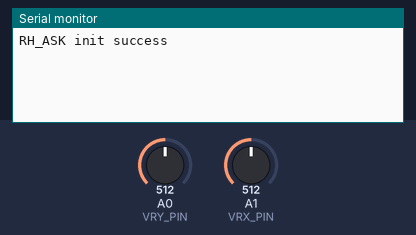
Simulated run of this sketch. Board: Arduino Uno, built with avr-gcc and run on an emulated ATmega328P. Parts: the last lines printed to the serial monitor. The inputs (shaded band) are chosen by the test bench; at power-on: A0 (VRY_PIN) = 512, A1 (VRX_PIN) = 512. No radio packets arrive unless stated.

Above: at 1.2 s.
1.3 s: A0 (VRY_PIN) set to 415
2.8 s: A0 (VRY_PIN) set to 387
At 2.87 s:
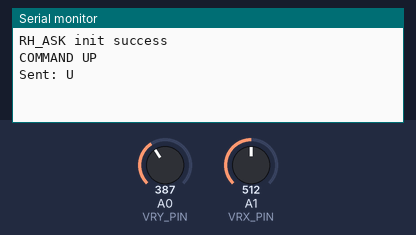
4.3 s: A1 (VRX_PIN) set to 418
At 4.34 s:
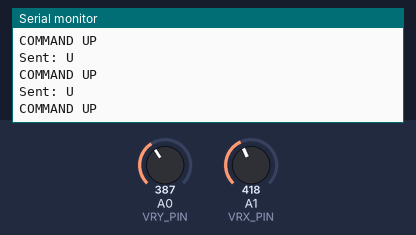
5.8 s: A1 (VRX_PIN) set to 382
At 5.86 s:
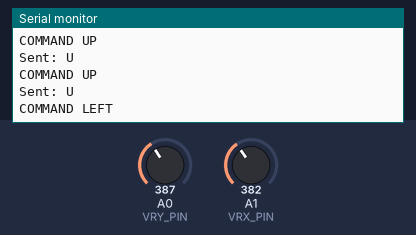

Measured:
- the behaviour switches between 400 and 399 on A0 (VRY_PIN) (found by bisection; images 0 and 1)
- the behaviour switches between 400 and 399 on A1 (VRX_PIN) (found by bisection; images 2 and 3)
- after the input at 2.8 s, the serial monitor: prints a new line at once (image 1)
- after the input at 5.8 s, the serial monitor: prints a new line after 0.05 s (image 3)

The sketch:

joystick_radio.ino
```cpp
#include <RH_ASK.h>
#include <SPI.h> // Required for RH_ASK, even if not used directly

#define VRX_PIN  A1 // Arduino pin connected to VRX pin
#define VRY_PIN  A0 // Arduino pin connected to VRY pin

#define LEFT_THRESHOLD  400
#define RIGHT_THRESHOLD 800
#define UP_THRESHOLD    400
#define DOWN_THRESHOLD  800

#define COMMAND_NO     0x00
#define COMMAND_LEFT   0x01
#define COMMAND_RIGHT  0x02
#define COMMAND_UP     0x04
#define COMMAND_DOWN   0x08

int xValue = 0;
int yValue = 0;
int command = COMMAND_NO;

RH_ASK driver;

void setup() {
  Serial.begin(9600);

  if (!driver.init()) {
    Serial.println("RH_ASK init failed");
  } else {
    Serial.println("RH_ASK init success");
  }
}

void loop() {
  xValue = analogRead(VRX_PIN);
  yValue = analogRead(VRY_PIN);
  command = COMMAND_NO;

  if (xValue < LEFT_THRESHOLD) command |= COMMAND_LEFT;
  else if (xValue > RIGHT_THRESHOLD) command |= COMMAND_RIGHT;

  if (yValue < UP_THRESHOLD) command |= COMMAND_UP;
  else if (yValue > DOWN_THRESHOLD) command |= COMMAND_DOWN;


  // Hardcoded single-direction message
  const char* msg = nullptr;

  if (command & COMMAND_LEFT) {
    msg = "L";
    Serial.println("COMMAND LEFT");
  } else if (command & COMMAND_RIGHT) {
    msg = "R";
    Serial.println("COMMAND RIGHT");
  } else if (command & COMMAND_UP) {
    msg = "U";
    Serial.println("COMMAND UP");
  } else if (command & COMMAND_DOWN) {
    msg = "D";
    Serial.println("COMMAND DOWN");
  }

  if (msg != nullptr) {
    driver.send((uint8_t*)msg, strlen(msg));
    driver.waitPacketSent();
    Serial.print("Sent: ");
    Serial.println(msg);
  }


}
```
